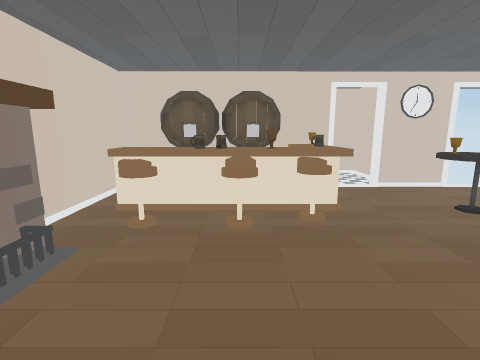
view 1 (above)

13 first-person views from a walk through a 3-D level made in the Unity game engine. The camera is 1.4 m above the floor, tilts 10° down and sees 85° across. The floor is counted in squares, 0.5 m on a side. Each view is taken from the middle of a square. On the plan, view 1 faces up. The plan holds only what a view shows up to about 19 squares ahead; the rest is blank. The place goes on beyond the plan. The player character is not drawn. Some animated figures are left out. Door leaves are left out, so doorways stand open.

view 2
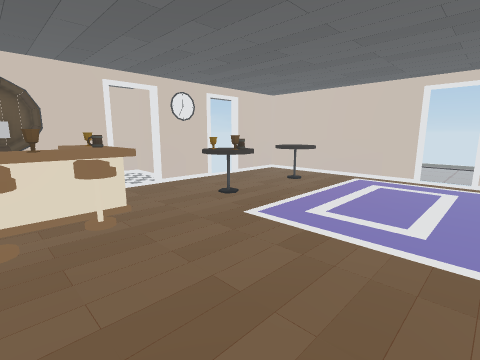

view 3
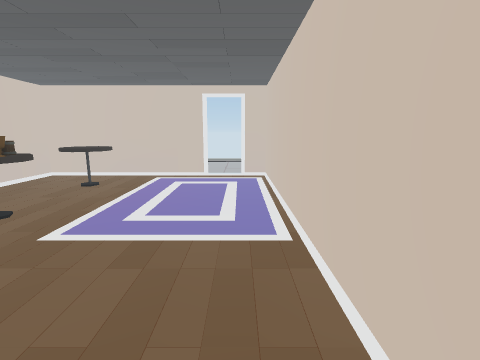

view 4
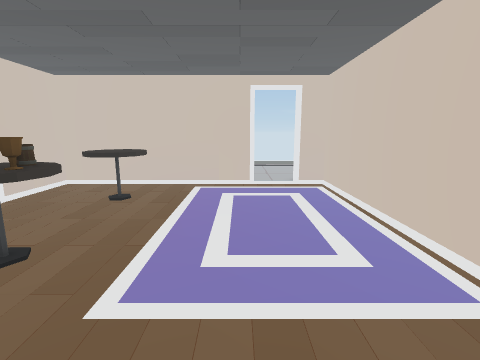

view 5
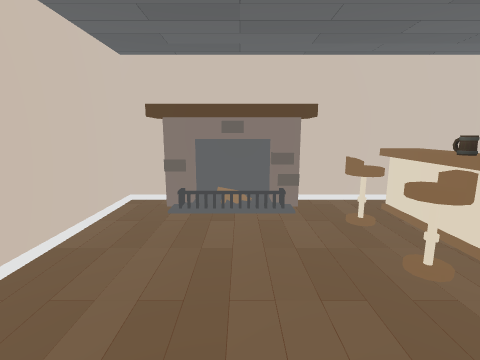

view 6
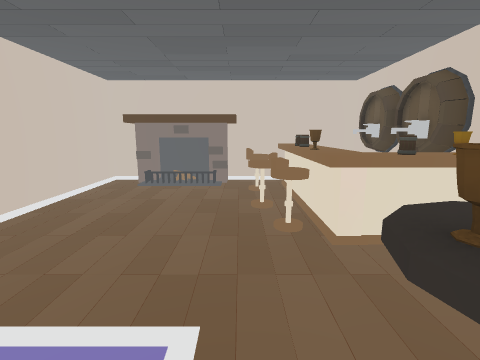

view 7
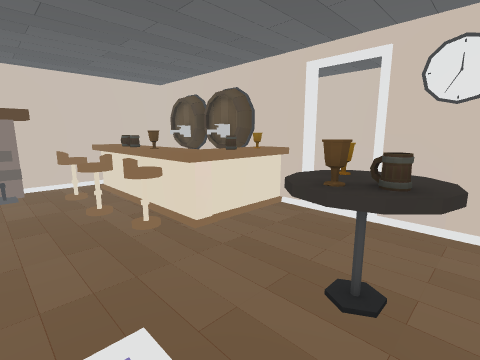

view 8
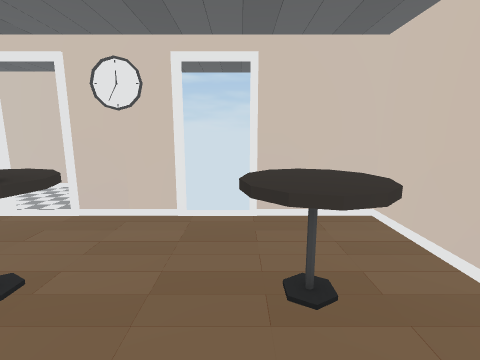

view 9
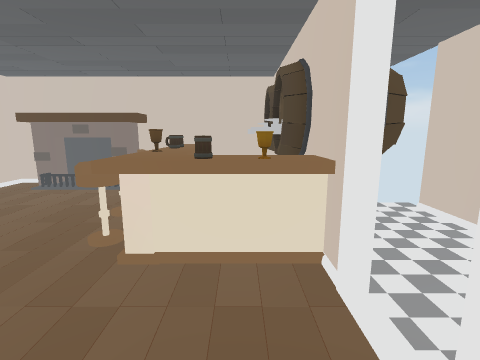

view 10
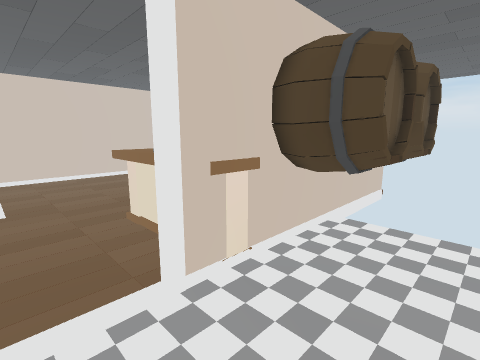

view 11
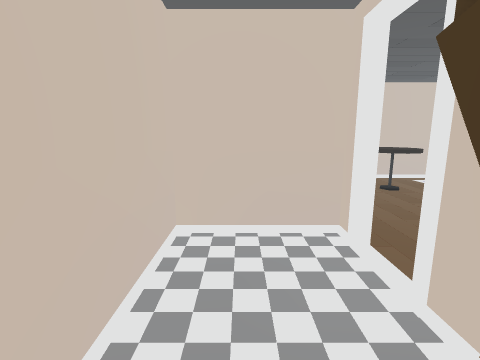

view 12
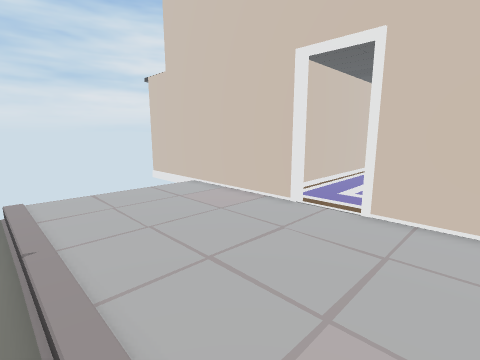

view 13
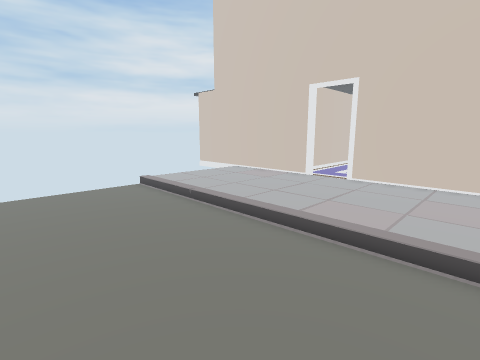

### Floor plan
Key: @ floor where view 1 was taken; # wall or solid block; . floor; D open door; ^ raised ledge; B barrel; C cup; T table; F fireplace; O other object.
Columns run from 6 left of view 1 to 32 right of it. Each row starts with its distance up from view 1.
 19       #########
 18      .........#
 17      .........#
 16   BBBBBBB.....#
 15        BB.....#
 14 ##BBB#BBB##DDD###DDD#####
 13 # BBBBBBB^^.............#
 12 #      B ^^.............#
 11 #.       C^.............#
 10 #.^^^C^^^^^..TTTT..TTT..#
  9 #.^^^#^^OO...TTCT..TTT..#..........   .
  8 #.OO.OO.OO....TT....TT..#...........
  7 #..O..O.................#............
  6 #F......................#.............
  5 FF......................#..............
  4 FF......................#..............
  3 FF......................D..............
  2 FF......................D..............
  1 #F......................D..............
  0 #.....@.................#..............
 -1 #########################..............
 -2                         #..............
 -3                         #..............
 -4                         #..............
 -5                         #..............
 -6                         #

Where each view was taken, in squares from view 1:
view 1: 0 up, 0 right, facing up
view 2: 0 up, 0 right, facing up-right
view 3: 1 up, 0 right, facing right
view 4: 4 up, 3 right, facing right
view 5: 4 up, 5 right, facing left
view 6: 7 up, 10 right, facing left
view 7: 5 up, 10 right, facing up-left
view 8: 5 up, 13 right, facing up
view 9: 12 up, 9 right, facing left
view 10: 18 up, 7 right, facing down-left
view 11: 17 up, 1 right, facing right
view 12: 6 up, 26 right, facing down-left
view 13: 9 up, 32 right, facing down-left
